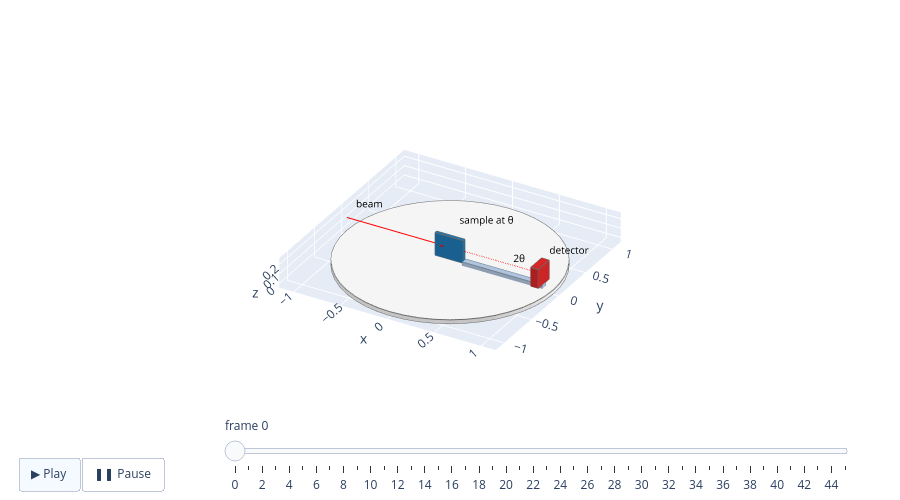

Source (notebook cell):
### Code cell
def scan(i):
    theta.value = i
    two_theta.value = 2 * i


scan(0)
scene.animate(scan, frames=46)  # θ from 0° to 45°

### Figure 1 — Plotly figure (JSON) as saved in the notebook; plotly's stock layout.template omitted (floating-point values rounded to 4 significant figures; data arrays with more than 128 entries replaced by an {"elided": "..."} marker saying what was removed)
{"data": [{"facecolor": {"elided": "224 str values"}, "flatshading": true, "hoverinfo": "skip", "i": {"elided": "224 int values"}, "j": {"elided": "224 int values"}, "k": {"elided": "224 int values"}, "opacity": 1.0, "type": "mesh3d", "x": {"elided": "360 float values"}, "y": {"elided": "360 float values"}, "z": {"elided": "360 float values"}}, {"hoverinfo": "skip", "line": {"color": "dimgray", "dash": "solid", "width": 2.0}, "mode": "lines", "opacity": 1.0, "type": "scatter3d", "x": {"elided": "360 float values"}, "y": {"elided": "360 float values"}, "z": {"elided": "360 float values"}}, {"hoverinfo": "skip", "line": {"color": "slategray", "dash": "solid", "width": 2.0}, "mode": "lines", "opacity": 1.0, "type": "scatter3d", "x": [0.15, 0.15, null, 1.0, 0.15, null, 1.0, 1.0, null, 0.15, 1.0, null, 1.0, 0.15, null, 1.0, 1.0, null, 0.15, 1.0, null, 0.15, 0.15, null, 1.0, 1.0, null, 0.15, 0.15, null, 0.15, 0.15, null, 1.0, 1.0, null], "y": [0.03, -0.03, null, 0.03, 0.03, null, -0.03, 0.03, null, -0.03, -0.03, null, -0.03, -0.03, null, 0.03, -0.03, null, 0.03, 0.03, null, -0.03, 0.03, null, -0.03, -0.03, null, -0.03, -0.03, null, 0.03, 0.03, null, 0.03, 0.03, null], "z": [0.0, 0.0, null, 0.0, 0.0, null, 0.0, 0.0, null, 0.0, 0.0, null, 0.04, 0.04, null, 0.04, 0.04, null, 0.04, 0.04, null, 0.04, 0.04, null, 0.04, 0.0, null, 0.0, 0.04, null, 0.04, 0.0, null, 0.0, 0.04, null]}, {"hoverinfo": "skip", "line": {"color": "red", "dash": "dash", "width": 2.0}, "mode": "lines", "opacity": 1.0, "type": "scatter3d", "x": [0.0, 0.92, null], "y": [0.0, 3.795e-18, null], "z": [0.14, 0.14, null]}, {"hoverinfo": "skip", "line": {"color": "red", "dash": "solid", "width": 2.0}, "mode": "lines", "opacity": 1.0, "type": "scatter3d", "x": [-1.1, 0.0, null], "y": [0.0, 0.0, null], "z": [0.14, 0.14, null]}, {"anchor": "tip", "colorscale": [[0, "red"], [1, "red"]], "hoverinfo": "skip", "opacity": 1.0, "showscale": false, "sizemode": "absolute", "sizeref": 0.088, "type": "cone", "u": [1.0], "v": [0.0], "w": [0.0], "x": [0.0], "y": [0.0], "z": [0.14]}, {"hoverinfo": "skip", "mode": "text", "text": ["sample at θ"], "textfont": {"color": "black", "size": 10.0}, "textposition": "top right", "type": "scatter3d", "x": [0.0], "y": [0.0], "z": [0.26]}, {"hoverinfo": "skip", "mode": "text", "text": ["2θ"], "textfont": {"color": "black", "size": 10.0}, "textposition": "top right", "type": "scatter3d", "x": [0.575], "y": [-1.613e-17], "z": [0.04]}, {"hoverinfo": "skip", "mode": "text", "text": ["detector"], "textfont": {"color": "black", "size": 10.0}, "textposition": "top right", "type": "scatter3d", "x": [0.96], "y": [7.765e-18], "z": [0.24]}, {"hoverinfo": "skip", "mode": "text", "text": ["beam"], "textfont": {"color": "black", "size": 10.0}, "textposition": "top right", "type": "scatter3d", "x": [-1.1], "y": [0.0], "z": [0.14]}], "layout": {"height": 500, "margin": {"b": 0, "l": 0, "r": 0, "t": 0}, "scene": {"aspectmode": "manual", "aspectratio": {"x": 1.0, "y": 1.0, "z": 0.1364}, "camera": {"eye": {"x": 0.683, "y": -1.183, "z": 0.7887}, "projection": {"type": "orthographic"}, "up": {"x": 0.0, "y": 0.0, "z": 1.0}}, "xaxis": {"autorange": false, "range": [-1.155, 1.155], "visible": true}, "yaxis": {"autorange": false, "range": [-1.155, 1.155], "visible": true}, "zaxis": {"autorange": false, "range": [-0.0475, 0.2675], "visible": true}}, "showlegend": false, "sliders": [{"currentvalue": {"prefix": "frame "}, "len": 0.7, "steps": [{"args": [["0"], {"frame": {"duration": 0, "redraw": true}, "mode": "immediate", "transition": {"duration": 0}}], "label": "0", "method": "animate"}, {"args": [["1"], {"frame": {"duration": 0, "redraw": true}, "mode": "immediate", "transition": {"duration": 0}}], "label": "1", "method": "animate"}, {"args": [["2"], {"frame": {"duration": 0, "redraw": true}, "mode": "immediate", "transition": {"duration": 0}}], "label": "2", "method": "animate"}, {"args": [["3"], {"frame": {"duration": 0, "redraw": true}, "mode": "immediate", "transition": {"duration": 0}}], "label": "3", "method": "animate"}, {"args": [["4"], {"frame": {"duration": 0, "redraw": true}, "mode": "immediate", "transition": {"duration": 0}}], "label": "4", "method": "animate"}, {"args": [["5"], {"frame": {"duration": 0, "redraw": true}, "mode": "immediate", "transition": {"duration": 0}}], "label": "5", "method": "animate"}, {"args": [["6"], {"frame": {"duration": 0, "redraw": true}, "mode": "immediate", "transition": {"duration": 0}}], "label": "6", "method": "animate"}, {"args": [["7"], {"frame": {"duration": 0, "redraw": true}, "mode": "immediate", "transition": {"duration": 0}}], "label": "7", "method": "animate"}, {"args": [["8"], {"frame": {"duration": 0, "redraw": true}, "mode": "immediate", "transition": {"duration": 0}}], "label": "8", "method": "animate"}, {"args": [["9"], {"frame": {"duration": 0, "redraw": true}, "mode": "immediate", "transition": {"duration": 0}}], "label": "9", "method": "animate"}, {"args": [["10"], {"frame": {"duration": 0, "redraw": true}, "mode": "immediate", "transition": {"duration": 0}}], "label": "10", "method": "animate"}, {"args": [["11"], {"frame": {"duration": 0, "redraw": true}, "mode": "immediate", "transition": {"duration": 0}}], "label": "11", "method": "animate"}, {"args": [["12"], {"frame": {"duration": 0, "redraw": true}, "mode": "immediate", "transition": {"duration": 0}}], "label": "12", "method": "animate"}, {"args": [["13"], {"frame": {"duration": 0, "redraw": true}, "mode": "immediate", "transition": {"duration": 0}}], "label": "13", "method": "animate"}, {"args": [["14"], {"frame": {"duration": 0, "redraw": true}, "mode": "immediate", "transition": {"duration": 0}}], "label": "14", "method": "animate"}, {"args": [["15"], {"frame": {"duration": 0, "redraw": true}, "mode": "immediate", "transition": {"duration": 0}}], "label": "15", "method": "animate"}, {"args": [["16"], {"frame": {"duration": 0, "redraw": true}, "mode": "immediate", "transition": {"duration": 0}}], "label": "16", "method": "animate"}, {"args": [["17"], {"frame": {"duration": 0, "redraw": true}, "mode": "immediate", "transition": {"duration": 0}}], "label": "17", "method": "animate"}, {"args": [["18"], {"frame": {"duration": 0, "redraw": true}, "mode": "immediate", "transition": {"duration": 0}}], "label": "18", "method": "animate"}, {"args": [["19"], {"frame": {"duration": 0, "redraw": true}, "mode": "immediate", "transition": {"duration": 0}}], "label": "19", "method": "animate"}, {"args": [["20"], {"frame": {"duration": 0, "redraw": true}, "mode": "immediate", "transition": {"duration": 0}}], "label": "20", "method": "animate"}, {"args": [["21"], {"frame": {"duration": 0, "redraw": true}, "mode": "immediate", "transition": {"duration": 0}}], "label": "21", "method": "animate"}, {"args": [["22"], {"frame": {"duration": 0, "redraw": true}, "mode": "immediate", "transition": {"duration": 0}}], "label": "22", "method": "animate"}, {"args": [["23"], {"frame": {"duration": 0, "redraw": true}, "mode": "immediate", "transition": {"duration": 0}}], "label": "23", "method": "animate"}, {"args": [["24"], {"frame": {"duration": 0, "redraw": true}, "mode": "immediate", "transition": {"duration": 0}}], "label": "24", "method": "animate"}, {"args": [["25"], {"frame": {"duration": 0, "redraw": true}, "mode": "immediate", "transition": {"duration": 0}}], "label": "25", "method": "animate"}, {"args": [["26"], {"frame": {"duration": 0, "redraw": true}, "mode": "immediate", "transition": {"duration": 0}}], "label": "26", "method": "animate"}, {"args": [["27"], {"frame": {"duration": 0, "redraw": true}, "mode": "immediate", "transition": {"duration": 0}}], "label": "27", "method": "animate"}, {"args": [["28"], {"frame": {"duration": 0, "redraw": true}, "mode": "immediate", "transition": {"duration": 0}}], "label": "28", "method": "animate"}, {"args": [["29"], {"frame": {"duration": 0, "redraw": true}, "mode": "immediate", "transition": {"duration": 0}}], "label": "29", "method": "animate"}, {"args": [["30"], {"frame": {"duration": 0, "redraw": true}, "mode": "immediate", "transition": {"duration": 0}}], "label": "30", "method": "animate"}, {"args": [["31"], {"frame": {"duration": 0, "redraw": true}, "mode": "immediate", "transition": {"duration": 0}}], "label": "31", "method": "animate"}, {"args": [["32"], {"frame": {"duration": 0, "redraw": true}, "mode": "immediate", "transition": {"duration": 0}}], "label": "32", "method": "animate"}, {"args": [["33"], {"frame": {"duration": 0, "redraw": true}, "mode": "immediate", "transition": {"duration": 0}}], "label": "33", "method": "animate"}, {"args": [["34"], {"frame": {"duration": 0, "redraw": true}, "mode": "immediate", "transition": {"duration": 0}}], "label": "34", "method": "animate"}, {"args": [["35"], {"frame": {"duration": 0, "redraw": true}, "mode": "immediate", "transition": {"duration": 0}}], "label": "35", "method": "animate"}, {"args": [["36"], {"frame": {"duration": 0, "redraw": true}, "mode": "immediate", "transition": {"duration": 0}}], "label": "36", "method": "animate"}, {"args": [["37"], {"frame": {"duration": 0, "redraw": true}, "mode": "immediate", "transition": {"duration": 0}}], "label": "37", "method": "animate"}, {"args": [["38"], {"frame": {"duration": 0, "redraw": true}, "mode": "immediate", "transition": {"duration": 0}}], "label": "38", "method": "animate"}, {"args": [["39"], {"frame": {"duration": 0, "redraw": true}, "mode": "immediate", "transition": {"duration": 0}}], "label": "39", "method": "animate"}, {"args": [["40"], {"frame": {"duration": 0, "redraw": true}, "mode": "immediate", "transition": {"duration": 0}}], "label": "40", "method": "animate"}, {"args": [["41"], {"frame": {"duration": 0, "redraw": true}, "mode": "immediate", "transition": {"duration": 0}}], "label": "41", "method": "animate"}, {"args": [["42"], {"frame": {"duration": 0, "redraw": true}, "mode": "immediate", "transition": {"duration": 0}}], "label": "42", "method": "animate"}, {"args": [["43"], {"frame": {"duration": 0, "redraw": true}, "mode": "immediate", "transition": {"duration": 0}}], "label": "43", "method": "animate"}, {"args": [["44"], {"frame": {"duration": 0, "redraw": true}, "mode": "immediate", "transition": {"duration": 0}}], "label": "44", "method": "animate"}, {"args": [["45"], {"frame": {"duration": 0, "redraw": true}, "mode": "immediate", "transition": {"duration": 0}}], "label": "45", "method": "animate"}], "x": 0.25, "y": 0.02, "yanchor": "bottom"}], "uirevision": "minigeo", "updatemenus": [{"buttons": [{"args": [null, {"frame": {"duration": 50, "redraw": true}, "fromcurrent": true, "transition": {"duration": 0}}], "label": "▶ Play", "method": "animate"}, {"args": [[null], {"frame": {"duration": 0, "redraw": true}, "mode": "immediate", "transition": {"duration": 0}}], "label": "❚❚ Pause", "method": "animate"}], "direction": "left", "type": "buttons", "x": 0.02, "xanchor": "left", "y": 0.02, "yanchor": "bottom"}]}}
